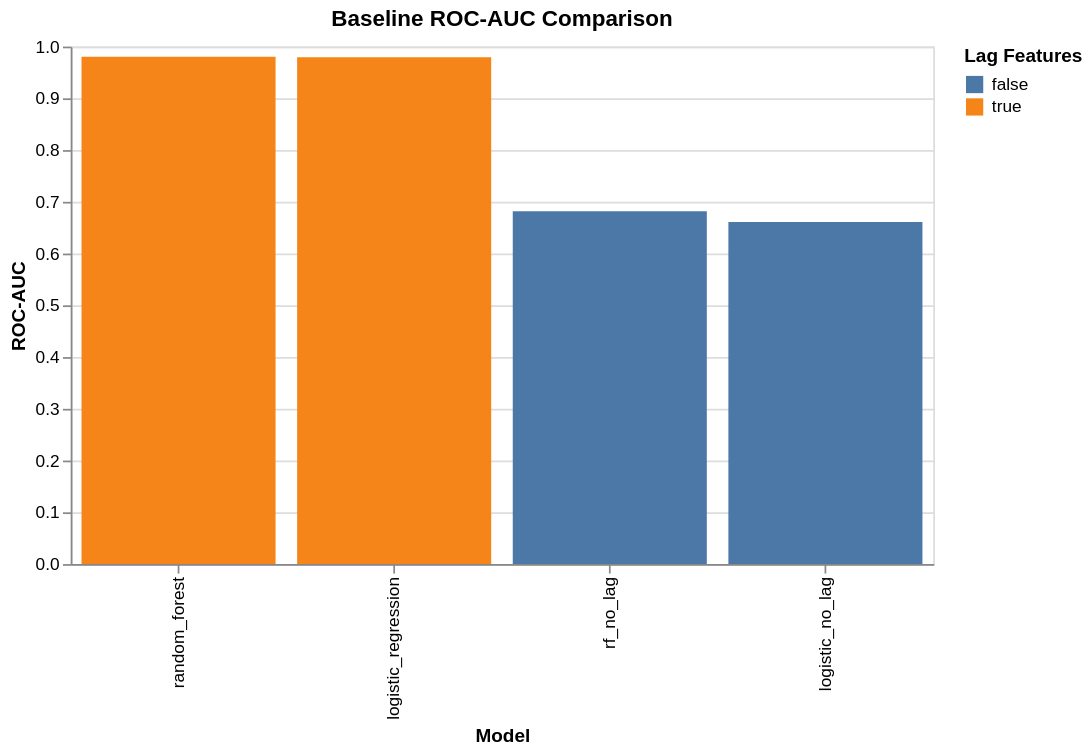

The code cell stored with this chart in its notebook:
### Code cell
#ROC_AUC comparison
baseline_df_sorted = baseline_df.sort_values("roc_auc", ascending=False)

alt.Chart(baseline_df_sorted).mark_bar().encode(
    x=alt.X("model:N", sort=baseline_df_sorted["model"].tolist(), title="Model"),
    y=alt.Y("roc_auc:Q", title="ROC-AUC"),
    color=alt.Color("lag:N", title="Lag Features"),
    tooltip=["model", "roc_auc", "average_precision", "lag"]
).properties(
    width=500,
    height=300,
    title="Baseline ROC-AUC Comparison"
)

### Figure 1 — Vega-Lite specification as saved in the notebook (floating-point values rounded to 4 significant figures)
{"config": {"view": {"continuousWidth": 300, "continuousHeight": 300}}, "data": {"name": "data-d738727640de36eeb6c5a6cc1569d9b4"}, "mark": {"type": "bar"}, "encoding": {"color": {"field": "lag", "title": "Lag Features", "type": "nominal"}, "tooltip": [{"field": "model", "type": "nominal"}, {"field": "roc_auc", "type": "quantitative"}, {"field": "average_precision", "type": "quantitative"}, {"field": "lag", "type": "nominal"}], "x": {"field": "model", "sort": ["random_forest", "logistic_regression", "rf_no_lag", "logistic_no_lag"], "title": "Model", "type": "nominal"}, "y": {"field": "roc_auc", "title": "ROC-AUC", "type": "quantitative"}}, "height": 300, "title": "Baseline ROC-AUC Comparison", "width": 500, "$schema": "https://vega.github.io/schema/vega-lite/v6.1.0.json", "datasets": {"data-d738727640de36eeb6c5a6cc1569d9b4": [{"model": "random_forest", "roc_auc": 0.9802, "average_precision": 0.9851, "lag": true}, {"model": "logistic_regression", "roc_auc": 0.9795, "average_precision": 0.9848, "lag": true}, {"model": "rf_no_lag", "roc_auc": 0.6816, "average_precision": 0.618, "lag": false}, {"model": "logistic_no_lag", "roc_auc": 0.6609, "average_precision": 0.6025, "lag": false}]}}
